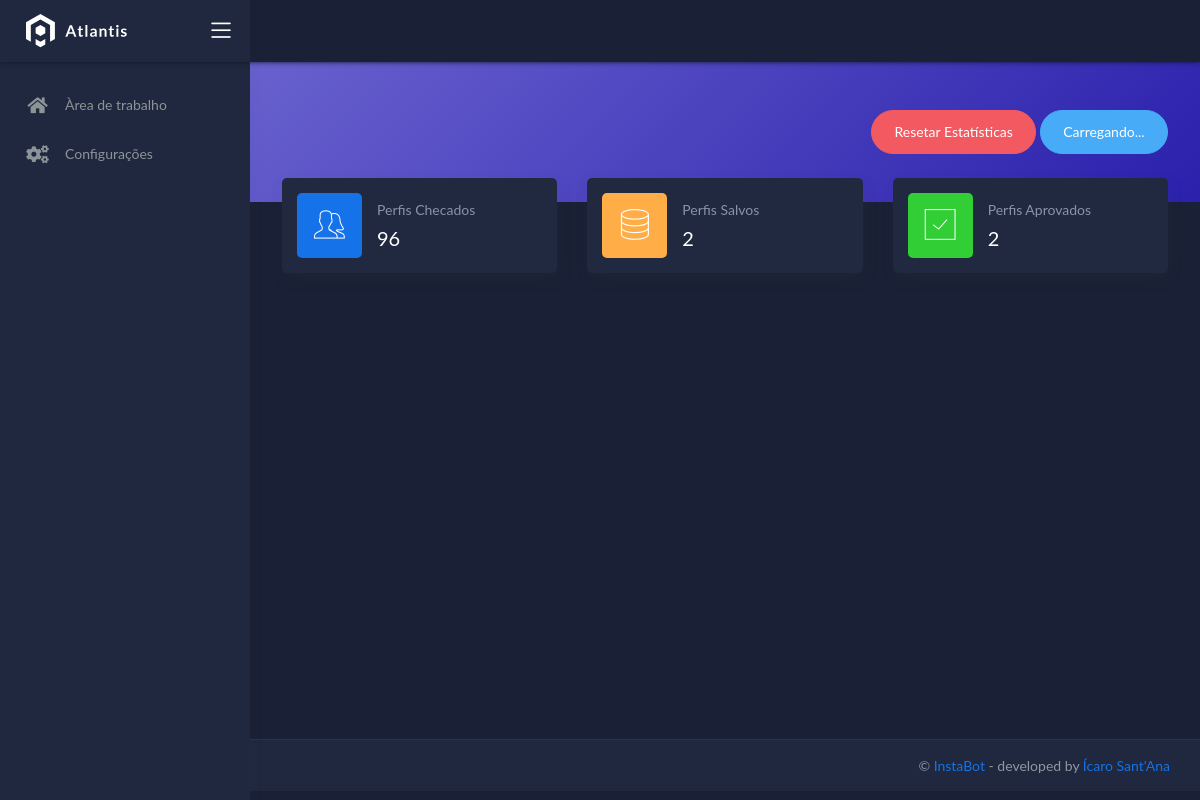
Page /home on the earlier database version.
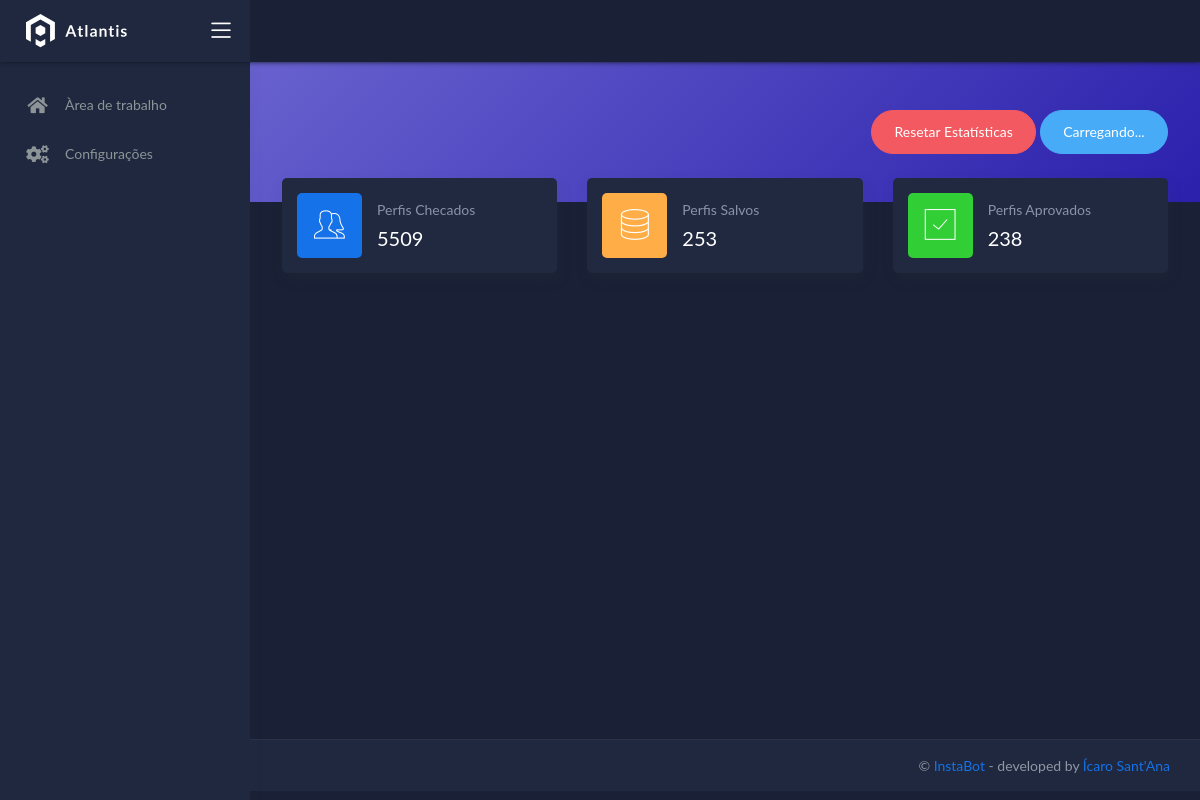
Same page on the later database version.
### tables this page shows
CREATE TABLE SETTINGS
            (ID INTEGER PRIMARY KEY AUTOINCREMENT     NOT NULL,
            NAME           TEXT    NOT NULL,
            VALUE           TEXT    NOT NULL);

### run.py (the view)
@app.route('/home', methods=['GET', 'POST'])
def home():
    if db.get('checked') == '':
        db.set('checked', '0')
    if db.get('saved') == '':
        db.set('saved', '0')
    if db.get('approved') == '':
        db.set('approved', '0')
    return render_template('pages/index.html', checked=db.get('checked'), saved=db.get('saved'), approved=db.get('approved'))

### includes/db.py (called while the page is built)
    def get(self, name):
        try:
            lock.acquire(True)
            self.conne.execute("SELECT * FROM SETTINGS WHERE NAME = ?", [name])
            for i in self.conne.fetchall():
                return i[2]
        finally:
            lock.release()

### templates/pages/index.html (shortened to what this page needs)
{% extends "layouts/base.html" %}
{% block content %}
	<div class="content">
		<div class="panel-header bg-secondary-gradient ">
			<div class="page-inner py-5">
				<div class="d-flex align-items-left align-items-md-center flex-column flex-md-row">
					<div class="ml-md-auto py-2 py-md-0">
						<form role="form" method="POST">
							<button type="button" onclick='buttondelete()' class="btn btn-danger btn-round" id='deletebutton' name='deletebutton'>Resetar Estatísticas</button>
							<button type="button" onclick='startbutton()' class="btn btn-info btn-round" id='startbot' name='startbot'>Carregando...</button>
						</form>
					</div>
				</div>
			</div>
		</div>
		<div class="page-inner mt--5">
			<div class="row">
				<div class="col-sm-6 col-md-4">
					<div class="card card-stats card-round">
						<div class="card-body ">
							<div class="row align-items-center">
								<div class="col-icon">
									<div class="icon-big text-center icon-primary bubble-shadow-small">
										<i class="flaticon-users"></i>
									</div>
								</div>
								<div class="col col-stats ml-3 ml-sm-0">
									<div class="numbers">
										<p class="card-category">Perfis Checados</p>
										<h4 class="card-title" id='checked'>{{ checked }}</h4>
									</div>
								</div>
							</div>
						</div>
					</div>
				</div>
				<div class="col-sm-6 col-md-4">
					<div class="card card-stats card-round">
						<div class="card-body">
							<div class="row align-items-center">
								<div class="col-icon">
									<div class="icon-big text-center icon-warning bubble-shadow-small">
										<i class="flaticon-database"></i>
									</div>
								</div>
								<div class="col col-stats ml-3 ml-sm-0">
									<div class="numbers">
										<p class="card-category">Perfis Salvos</p>
										<h4 class="card-title" id='saved'>{{ saved }}</h4>
									</div>
								</div>
							</div>
						</div>
					</div>
				</div>
				<div class="col-sm-6 col-md-4">
					<div class="card card-stats card-round">
						<div class="card-body">
							<div class="row align-items-center">
								<div class="col-icon">
									<div class="icon-big text-center icon-success bubble-shadow-small">
										<i class="flaticon-check"></i>
									</div>
								</div>
								<div class="col col-stats ml-3 ml-sm-0">
									<div class="numbers">
										<p class="card-category">Perfis Aprovados</p>
										<h4 class="card-title" id='approved'>{{ approved }}</h4>
									</div>
								</div>
							</div>
						</div>
					</div>
				</div>
			</div>
		</div>
	</div>
{% endblock content %}

### templates/layouts/base.html (shortened to what this page needs)
<!DOCTYPE html>
<html lang="en">
<head>
	<link rel="stylesheet" href="/static/assets/css/demo.css">
	<link rel="stylesheet" href="/static/assets/css/bootstrap.min.css">
	<link rel="stylesheet" href="/static/assets/css/atlantis.min.css">
	<link rel="stylesheet" href="/static/assets/css/fonts.min.css">
	<link rel="stylesheet" href="/static/assets/css/mystyle.css">
</head>
<body data-background-color="dark">
	<div class="wrapper">
        {% include 'includes/navigation.html' %}
        {% include 'includes/sidebar.html' %}
		<div class="main-panel">
			{% block content %}{% endblock content %}
			{% include 'includes/footer.html' %}
		</div>
	</div>
</body>
</html>

### templates/includes/navigation.html (shortened to what this page needs)
		<div class="main-header">
			<div class="logo-header" data-background-color="dark2">
				<a href="/" class="logo">
					<img src="/static/assets/img/logo.svg" alt="navbar brand" class="navbar-brand">
				</a>
				<div class="nav-toggle">
					<button class="btn btn-toggle toggle-sidebar">
						<i class="icon-menu"></i>
					</button>
				</div>
			</div>
			<nav class="navbar navbar-header navbar-expand-lg" data-background-color="dark">
			</nav>
		</div>

### templates/includes/sidebar.html
		<div class="sidebar sidebar-style-2" data-background-color="dark2">
			<div class="sidebar-wrapper scrollbar scrollbar-inner">
				<div class="sidebar-content">
						<ul class="nav nav-primary">
							<li class='nav-item {% if request.endpoint == "base_app.home" %} active {% else %} has-treeview {% endif %}'>
								<a href="/home" class="nav-link">
								  <i class="nav-icon fas fa-home"></i>
								  <p>Àrea de trabalho</p>
								</a>
							  </li>
							  <li class='nav-item {% if request.endpoint == "base_app.settings" %} active {% else %} has-treeview {% endif %}'>
								<a href="/settings" class="nav-link">
								  <i class="nav-icon fas fa-cogs"></i>
								  <p>Configurações</p>
								</a>
							  </li>
						</ul>
				</div>
			</div>
		</div>

### templates/includes/footer.html
			<footer class="footer">
				<div class="container-fluid">
					<div class="copyright ml-auto">
                        &copy; <a target="_blank" href="#">InstaBot</a>
                        - developed by <a target="_blank" href="https://github.com/SmookeyDev">Ícaro Sant'Ana</a>
					</div>
				</div>
            </footer>

Differences in the rows shown:
changed SETTINGS (number 1 of 3 on the later page): VALUE "96" → "5509"
now on this page (row edited): SETTINGS: VALUE "253"
now on this page (row edited): SETTINGS: VALUE "238"
Other differences:
{{ saved }}: "2" → (not shown)
{{ approved }}: "2" → (not shown)
